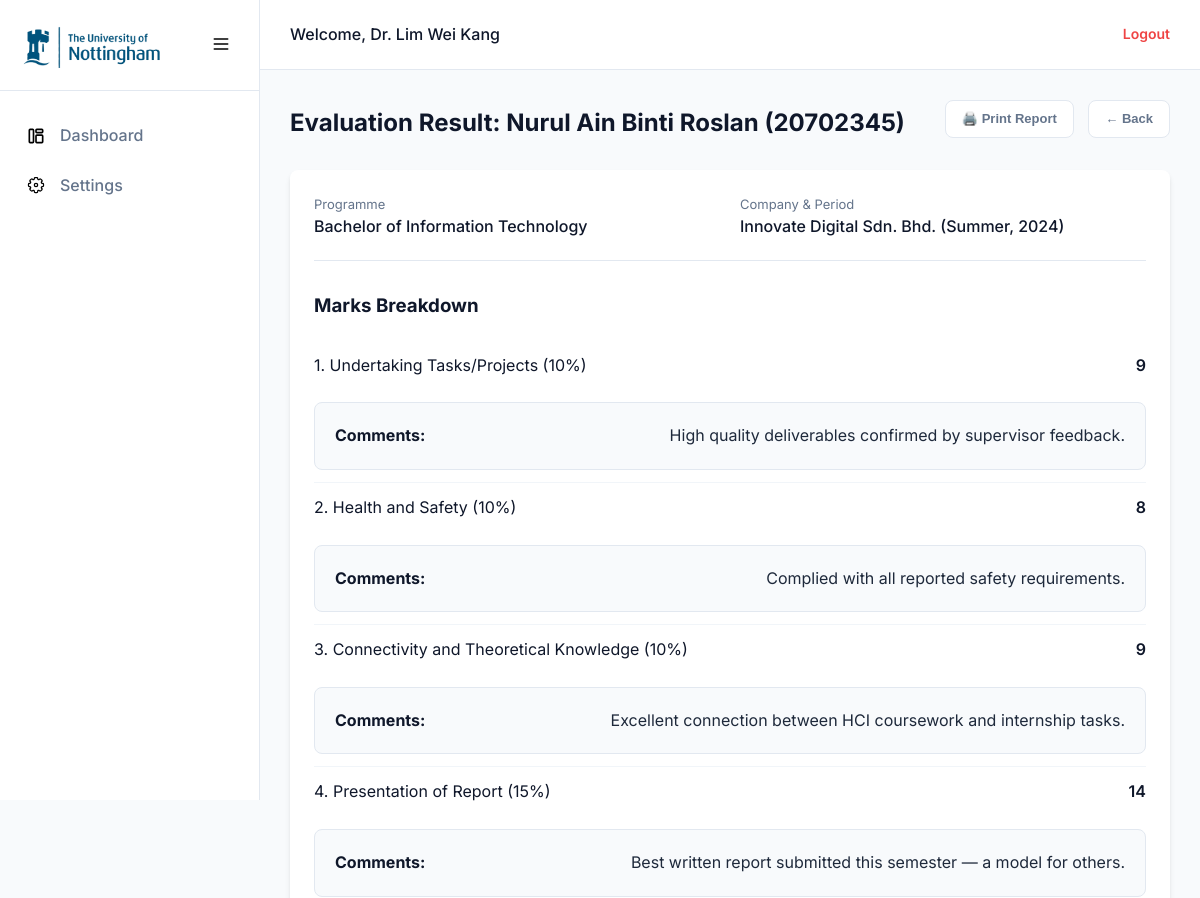
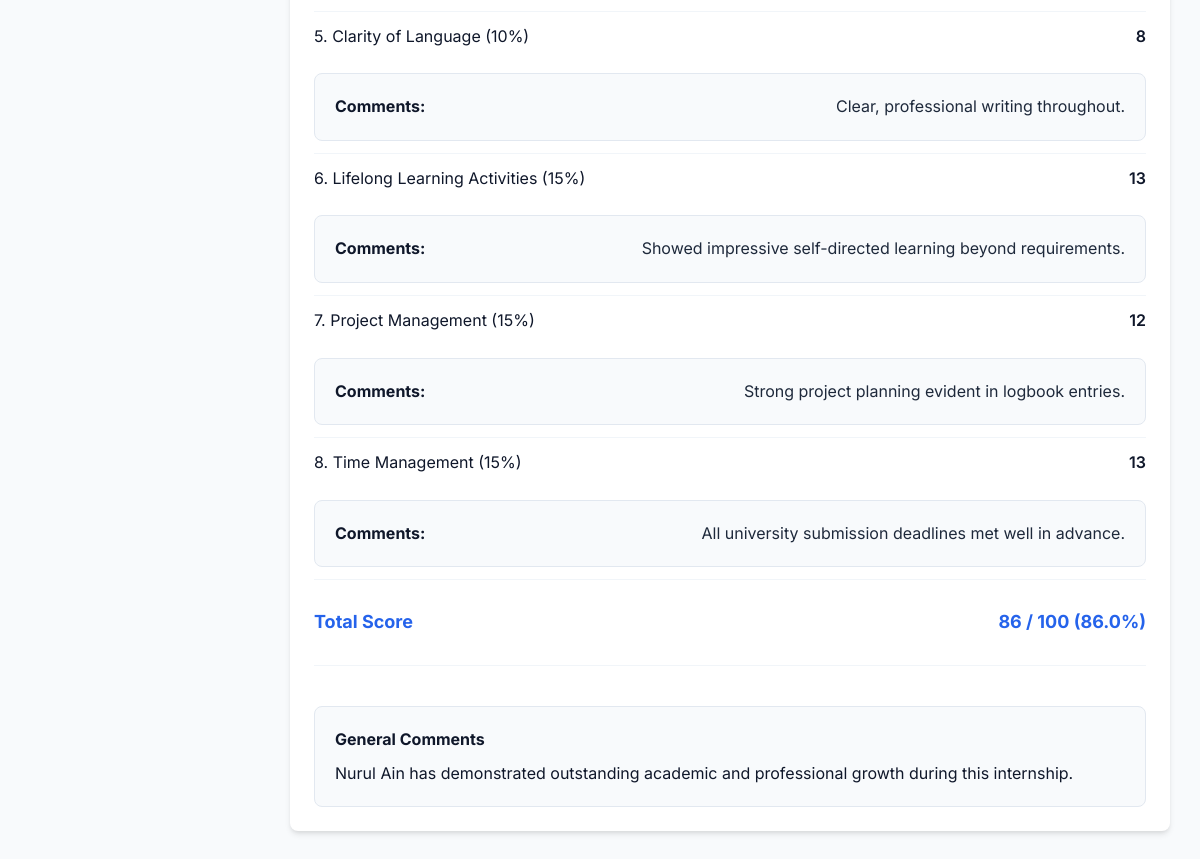
Screenshot of /assessor/view_result.php?internship_id=2 (signed in) with the database file from the repository (2 pictures, top to bottom).
### tables this page shows
CREATE TABLE `assessment` (
  `assessment_id` int(11) NOT NULL,
  `internship_id` int(11) NOT NULL,
  `assessor_id` int(11) NOT NULL,
  `task_projects` int(11) NOT NULL,
  `task_projects_comment` text DEFAULT NULL,
  `health_safety` int(11) NOT NULL,
  `health_safety_comment` text DEFAULT NULL,
  `theoretical_knowledge` int(11) NOT NULL,
  `theoretical_knowledge_comment` text DEFAULT NULL,
  `report_presentation` int(11) NOT NULL,
  `report_presentation_comment` text DEFAULT NULL,
  `clarity_of_language` int(11) NOT NULL,
  `clarity_of_language_comment` text DEFAULT NULL,
  `lifelong_learning` int(11) NOT NULL,
  `lifelong_learning_comment` text DEFAULT NULL,
  `project_management` int(11) NOT NULL,
  `project_management_comment` text DEFAULT NULL,
  `time_management` int(11) NOT NULL,
  `time_management_comment` text DEFAULT NULL,
  `overall_comments` text NOT NULL,
  `total_marks` int(11) GENERATED ALWAYS AS (`task_projects` + `health_safety` + `theoretical_knowledge` + `report_presentation` + `clarity_of_language` + `lifelong_learning` + `project_management` + `time_management`) VIRTUAL,
  `last_updated` timestamp NOT NULL DEFAULT current_timestamp() ON UPDATE current_timestamp()
);

CREATE TABLE `student` (
  `student_id` int(11) NOT NULL,
  `student_name` varchar(255) NOT NULL,
  `programme_id` int(11) NOT NULL
);

CREATE TABLE `programme` (
  `programme_id` int(11) NOT NULL,
  `programme_name` varchar(100) NOT NULL
);

CREATE TABLE `internships` (
  `internship_id` int(11) NOT NULL,
  `student_id` int(11) NOT NULL,
  `industry_supervisor_id` int(11) NOT NULL,
  `lecturer_id` int(11) NOT NULL,
  `company_name` varchar(255) NOT NULL,
  `semester` enum('Autumn','Spring','Summer') NOT NULL,
  `internship_year` year(4) NOT NULL
);

### includes/functions.php (called while the page is built, shortened)
<?php
    function get_student_result($conn, $user_id, $internship_id) {
        $sql = "SELECT s.student_name, s.student_id, i.company_name, p.programme_name, i.semester, i.internship_year, a.task_projects, a.task_projects_comment,
        a.health_safety, a.health_safety_comment, a.theoretical_knowledge, a.theoretical_knowledge_comment,
        a.report_presentation, a.report_presentation_comment, a.clarity_of_language, a.clarity_of_language_comment,
        a.lifelong_learning, a.lifelong_learning_comment, a.project_management, a.project_management_comment,
        a.time_management, a.time_management_comment, a.overall_comments, a.total_marks
        FROM assessment a
        JOIN internships i ON a.internship_id = i.internship_id
        JOIN student s ON i.student_id = s.student_id
        JOIN programme p ON s.programme_id = p.programme_id
        WHERE (a.internship_id = ? AND a.assessor_id = ?)";
        $stmt = $conn->prepare($sql);
        $stmt->bind_param("ii", $internship_id, $user_id);
        if ($stmt->execute()) {
            $result = $stmt->get_result();
            return $result;
        } else {
            $stmt->close();
            return false;
        }
    }
?>

### assessor/view_result.php (the view, shortened to what this page needs)
<?php
    include '../config/db.php';
    include '../includes/functions.php';
    $student_name = 'Unknown';
    $student_id   = 'Unknown';
    if (isset($_GET['internship_id'])) {
        $internship_id = (int) $_GET['internship_id'];
    } else {
        header("Location: dashboard.php");
        exit;
    }
    $user_id = $_SESSION['user_id'];
    $result = get_student_result($conn, $user_id, $internship_id);
    $has_result = false;
    if ($result && $result->num_rows > 0) {
        if ($row = $result->fetch_assoc()) {
            $has_result = true;
            $student_id = htmlspecialchars($row['student_id']);
            $student_name = htmlspecialchars($row['student_name']);
            $programme_name = htmlspecialchars($row['programme_name']);
            $company_name = htmlspecialchars($row['company_name']);
            $semester = htmlspecialchars($row['semester']);
            $internship_year = htmlspecialchars($row['internship_year']);
            $task_projects = htmlspecialchars($row['task_projects']);
            $task_projects_comment = htmlspecialchars($row['task_projects_comment']);
            $health_safety = htmlspecialchars($row['health_safety']);
            $health_safety_comment = htmlspecialchars($row['health_safety_comment']);
            $theoretical_knowledge = htmlspecialchars($row['theoretical_knowledge']);
            $theoretical_knowledge_comment = htmlspecialchars($row['theoretical_knowledge_comment']);
            $report_presentation = htmlspecialchars($row['report_presentation']);
            $report_presentation_comment = htmlspecialchars($row['report_presentation_comment']);
            $clarity_of_language = htmlspecialchars($row['clarity_of_language']);
            $clarity_of_language_comment = htmlspecialchars($row['clarity_of_language_comment']);
            $lifelong_learning = htmlspecialchars($row['lifelong_learning']);
            $lifelong_learning_comment = htmlspecialchars($row['lifelong_learning_comment']);
            $project_management = htmlspecialchars($row['project_management']);
            $project_management_comment = htmlspecialchars($row['project_management_comment']);
            $time_management = htmlspecialchars($row['time_management']);
            $time_management_comment = htmlspecialchars($row['time_management_comment']);
            $comments = nl2br(htmlspecialchars($row['overall_comments']));
            $total_marks = htmlspecialchars($row['total_marks']);
        }
    }
?>
<!DOCTYPE html>
<html lang="en">
<head>
    <link rel="stylesheet" href="../assets/css/style.css">
</head>
<body>
    <div class="app-container">
        <?php include '../components/sidebar.php' ?>
        <main class="main-content">
            <?php include '../components/header.php'; ?>
            <div class="content-area">
                <div class="page-header">
                    <div>
                        <h1 class="page-title"><?= "Evaluation Result: " . $student_name . " (" . $student_id . ")" ?></h1>
                    </div>
                    <div>
                        <?php if ($has_result): ?>
                        <button class="btn btn-secondary btn-auto btn-sm back-link" onclick="window.print()">🖨️ Print Report</button>
                        <?php endif; ?>
                        <button onclick="window.history.back()" class="btn btn-secondary btn-auto btn-sm back-link">&larr; Back</button>
                    </div>
                </div>
                <?php if ($has_result): ?>
                <div class="card">
                    <div class="result-header-grid">
                        <div>
                            <p class="subtitle">Programme</p>
                            <p class="font-medium"><?= $programme_name ?></p>
                        </div>
                        <div>
                            <p class="subtitle">Company & Period</p>
                            <p class="font-medium"><?= $company_name . " (" . $semester . ", " . $internship_year . ")" ?></p>
                        </div>
                    </div>
                    <h3 class="mb-20">Marks Breakdown</h3>
                    <table class="irms-result-table">
                        <tbody>
                            <tr>
                                <td>1. Undertaking Tasks/Projects (10%)</td>
                                <td class="text-right font-semibold"><?= $task_projects ?></td>
                                <td class="comment-row">
                                    <span class="comment-label">Comments:</span>
                                    <span class="comment-text"><?= $task_projects_comment ?></span>
                                </td>
                            </tr>
                            <tr>
                                <td>2. Health and Safety (10%)</td>
                                <td class="text-right font-semibold"><?= $health_safety ?></td>
                                <td class="comment-row">
                                    <span class="comment-label">Comments:</span>
                                    <span class="comment-text"><?= $health_safety_comment ?></span>
                                </td>
                            </tr>
                            <tr>
                                <td>3. Connectivity and Theoretical Knowledge (10%)</td>
                                <td class="text-right font-semibold"><?= $theoretical_knowledge ?></td>
                                <td class="comment-row">
                                    <span class="comment-label">Comments:</span>
                                    <span class="comment-text"><?= $theoretical_knowledge_comment ?></span>
                                </td>
                            </tr>
                            <tr>
                                <td>4. Presentation of Report (15%)</td>
                                <td class="text-right font-semibold"><?= $report_presentation ?></td>
                                <td class="comment-row">
                                    <span class="comment-label">Comments:</span>
                                    <span class="comment-text"><?= $report_presentation_comment ?></span>
                                </td>
                            </tr>
                            <tr>
                                <td>5. Clarity of Language (10%)</td>
                                <td class="text-right font-semibold"><?= $clarity_of_language ?></td>
                                <td class="comment-row">
                                    <span class="comment-label">Comments:</span>
                                    <span class="comment-text"><?= $clarity_of_language_comment ?></span>
                                </td>
                            </tr>
                            <tr>
                                <td>6. Lifelong Learning Activities (15%)</td>
                                <td class="text-right font-semibold"><?= $lifelong_learning ?></td>
                                <td class="comment-row">
                                    <span class="comment-label">Comments:</span>
                                    <span class="comment-text"><?= $lifelong_learning_comment ?></span>
                                </td>
                            </tr>
                            <tr>
                                <td>7. Project Management (15%)</td>
                                <td class="text-right font-semibold"><?= $project_management ?></td>
                                <td class="comment-row">
                                    <span class="comment-label">Comments:</span>
                                    <span class="comment-text"><?= $project_management_comment ?></span>
                                </td>
                            </tr>
                            <tr>
                                <td>8. Time Management (15%)</td>
                                <td class="text-right font-semibold"><?= $time_management ?></td>
                                <td class="comment-row">
                                    <span class="comment-label">Comments:</span>
                                    <span class="comment-text"><?= $time_management_comment ?></span>
                                </td>
                            </tr>
                            <tr class="total-row">
                                <td>Total Score</td>
                                <td class="text-right"><?= htmlspecialchars($total_marks) ?> / 100 (<?= number_format((float)$total_marks, 1) ?>%)</td>
                            </tr>
                        </tbody>
                    </table>
                    <div class="feedback-box">
                        <h4>General Comments</h4>
                        <p><?= $comments ?></p>
                    </div>
                </div>
                <?php endif; ?>
            </div>
        </main>
    </div>
</body>
</html>

### assets/css/style.css (style rules this page uses)
:root { --primary-color: #2563eb; --primary-hover: #1d4ed8; --bg-color: #f8fafc; --nav-bg: #ffffff; --text-dark: #0f172a; --text-muted: #64748b; --border-color: #e2e8f0; --success-color: #10b981; --warning-color: #f59e0b; --danger-color: #ef4444; --card-shadow: 0 4px 6px -1px rgba(0, 0, 0, 0.1), 0 2px 4px -1px rgba(0, 0, 0, 0.06); --input-focus: 0 0 0 3px rgba(37, 99, 235, 0.2); --border-radius: 8px; --transition: all 0.2s ease-in-out; --sidebar-width: 260px; --sidebar-collapsed-width: 80px; }
* { margin: 0; padding: 0; box-sizing: border-box; }
body { font-family: 'Inter', -apple-system, BlinkMacSystemFont, 'Segoe UI', Roboto, Oxygen, Ubuntu, Cantarell, sans-serif; background-color: var(--bg-color); color: var(--text-dark); line-height: 1.6; -webkit-font-smoothing: antialiased; }
.btn { display: inline-block; font-weight: 600; text-align: center; white-space: nowrap; vertical-align: middle; user-select: none; border: 1px solid transparent; padding: 12px 24px; font-size: 15px; line-height: 1.5; border-radius: var(--border-radius); transition: var(--transition); cursor: pointer; width: 100%; text-decoration: none; }
.app-container { display: flex; min-height: 100vh; }
.main-content { flex-grow: 1; display: flex; flex-direction: column; }
.content-area { padding: 30px; flex-grow: 1; background-color: var(--bg-color); }
.page-header { margin-bottom: 24px; display: flex; justify-content: space-between; align-items: center; gap: 16px; }
.page-title { font-size: 24px; font-weight: 700; color: var(--text-dark); }
.card { background: #ffffff; border-radius: var(--border-radius); box-shadow: var(--card-shadow); padding: 24px; margin-bottom: 24px; }
.text-right { text-align: right; }
.subtitle { color: var(--text-muted); font-size: 13px; font-weight: normal; }
.font-medium { font-weight: 500; }
.font-semibold { font-weight: 600; }
.mb-20 { margin-bottom: 20px; }
.back-link { color: var(--text-muted); text-decoration: none; font-size: 14px; margin-bottom: 8px; margin-left: 10px; display: inline-block; transition: var(--transition); background: #ffffff; border: 1px solid var(--border-color); }
.comment-row { grid-column: span 2; }
.result-header-grid { display: grid; grid-template-columns: 1fr 1fr; gap: 20px; margin-bottom: 30px; border-bottom: 1px solid var(--border-color); padding-bottom: 20px; }
.irms-result-table { width: 100%; border-collapse: collapse; margin-bottom: 40px; }
.irms-result-table tr { display: grid; grid-template-columns: 1fr 1fr; gap: 24px; align-items: center; padding: 12px 0; border-bottom: 1px solid #f1f5f9; }
.irms-result-table .comment-row { grid-column: 1 / -1; display: flex; justify-content: space-between; align-items: flex-start; gap: 20px; background-color: #f8fafc; padding: 20px; border-radius: 8px; border: 1px solid var(--border-color); }
.irms-result-table .comment-label { font-weight: bold; white-space: nowrap; }
.irms-result-table .comment-text { text-align: right; color: #1e293b; }
.irms-result-table .total-row td { padding: 16px 0; font-weight: 700; color: var(--primary-color); font-size: 18px; border-bottom: none; }
.feedback-box { background-color: #f8fafc; padding: 20px; border-radius: 8px; border: 1px solid var(--border-color); }
.feedback-box h4 { margin-bottom: 8px; }
.btn-auto { width: auto; }
.btn-secondary { background: #ffffff; border: 1px solid var(--border-color); color: var(--text-muted); }
.btn-sm { padding: 8px 16px; font-size: 13px; }

### rows the page displays
assessment: student.student_name "Nurul Ain Binti Roslan", student.student_id "20702345", programme.programme_name "Bachelor of Information Technology", internship.company_name "Innovate Digital Sdn. Bhd.", internship.semester "Summer", internship.internship_year "2024", task_projects "9", task_projects_comment "High quality deliverables confirmed by supervisor feedback.", health_safety "8", health_safety_comment "Complied with all reported safety requirements.", theoretical_knowledge "9", theoretical_knowledge_comment "Excellent connection between HCI coursework and internship tasks.", report_presentation "14", report_presentation_comment "Best written report submitted this semester — a model for others.", clarity_of_language "8", clarity_of_language_comment "Clear, professional writing throughout.", lifelong_learning "13", lifelong_learning_comment "Showed impressive self-directed learning beyond requirements.", project_management "12", project_management_comment "Strong project planning evident in logbook entries.", time_management "13", time_management_comment "All university submission deadlines met well in advance.", total_marks "86", total_marks "86.0", overall_comments "Nurul Ain has demonstrated outstanding academic and professional growth during this internship."

### other values shown
$_SESSION['fullname'] "Dr. Lim Wei Kang"
